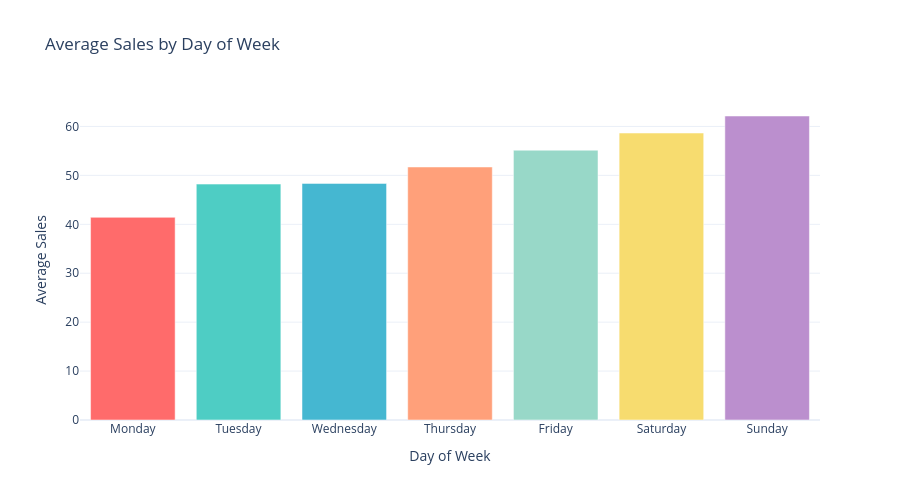

This figure's notebook cell:
### Markdown cell above
## 4. Time Series Analysis

### Code cell
# Extract temporal features for analysis
df_train['year'] = df_train['date'].dt.year
df_train['month'] = df_train['date'].dt.month
df_train['day'] = df_train['date'].dt.day
df_train['dayofweek'] = df_train['date'].dt.dayofweek
df_train['quarter'] = df_train['date'].dt.quarter
df_train['weekofyear'] = df_train['date'].dt.isocalendar().week

# Sales by day of week
dayofweek_sales = df_train.groupby('dayofweek')['sales'].mean().reset_index()
day_names = ['Monday', 'Tuesday', 'Wednesday', 'Thursday', 'Friday', 'Saturday', 'Sunday']

fig = go.Figure()
fig.add_trace(go.Bar(
    x=day_names,
    y=dayofweek_sales['sales'],
    marker_color=['#FF6B6B', '#4ECDC4', '#45B7D1', '#FFA07A', '#98D8C8', '#F7DC6F', '#BB8FCE']
))

fig.update_layout(
    title='Average Sales by Day of Week',
    xaxis_title='Day of Week',
    yaxis_title='Average Sales',
    height=500,
    template='plotly_white'
)

fig.show()

print("\nInsight: Sales patterns by day of week")

### Figure 1 — Plotly figure (JSON) as saved in the notebook; plotly's stock layout.template omitted (floating-point values rounded to 4 significant figures)
{"data": [{"marker": {"color": ["#FF6B6B", "#4ECDC4", "#45B7D1", "#FFA07A", "#98D8C8", "#F7DC6F", "#BB8FCE"]}, "type": "bar", "x": ["Monday", "Tuesday", "Wednesday", "Thursday", "Friday", "Saturday", "Sunday"], "y": [41.43, 48.23, 48.37, 51.72, 55.16, 58.66, 62.14]}], "layout": {"height": 500, "title": {"text": "Average Sales by Day of Week"}, "xaxis": {"title": {"text": "Day of Week"}}, "yaxis": {"title": {"text": "Average Sales"}}}}
